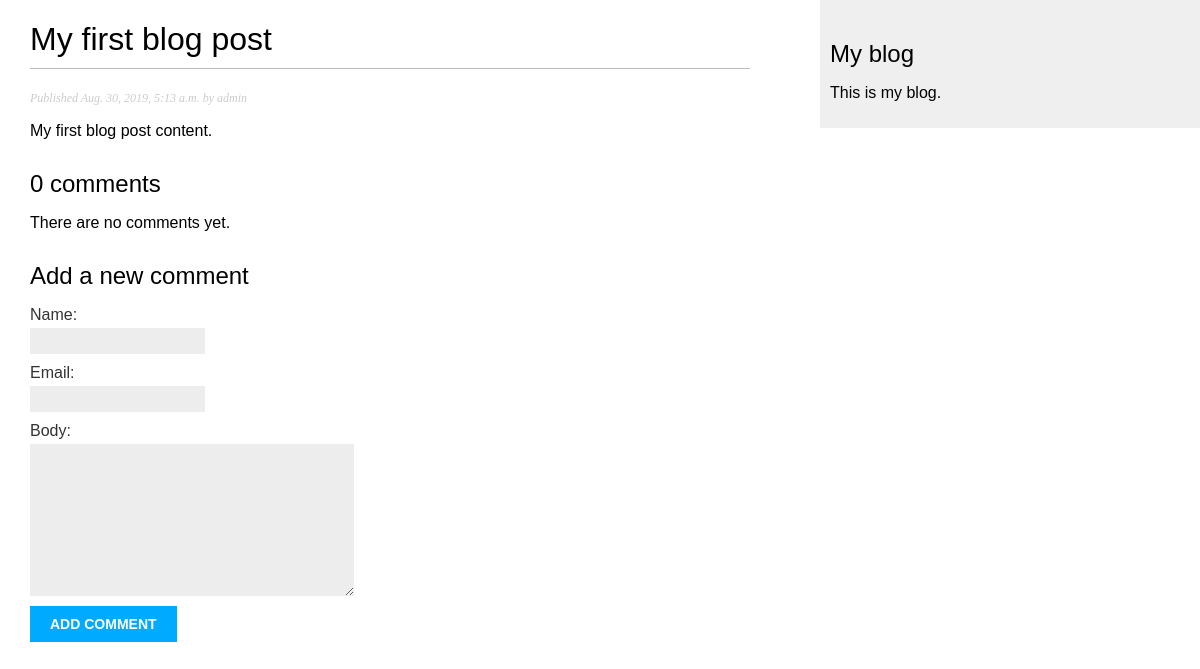
/blog/2019/8/30/my-first-blog-post/, run on an earlier commit of the app's database.
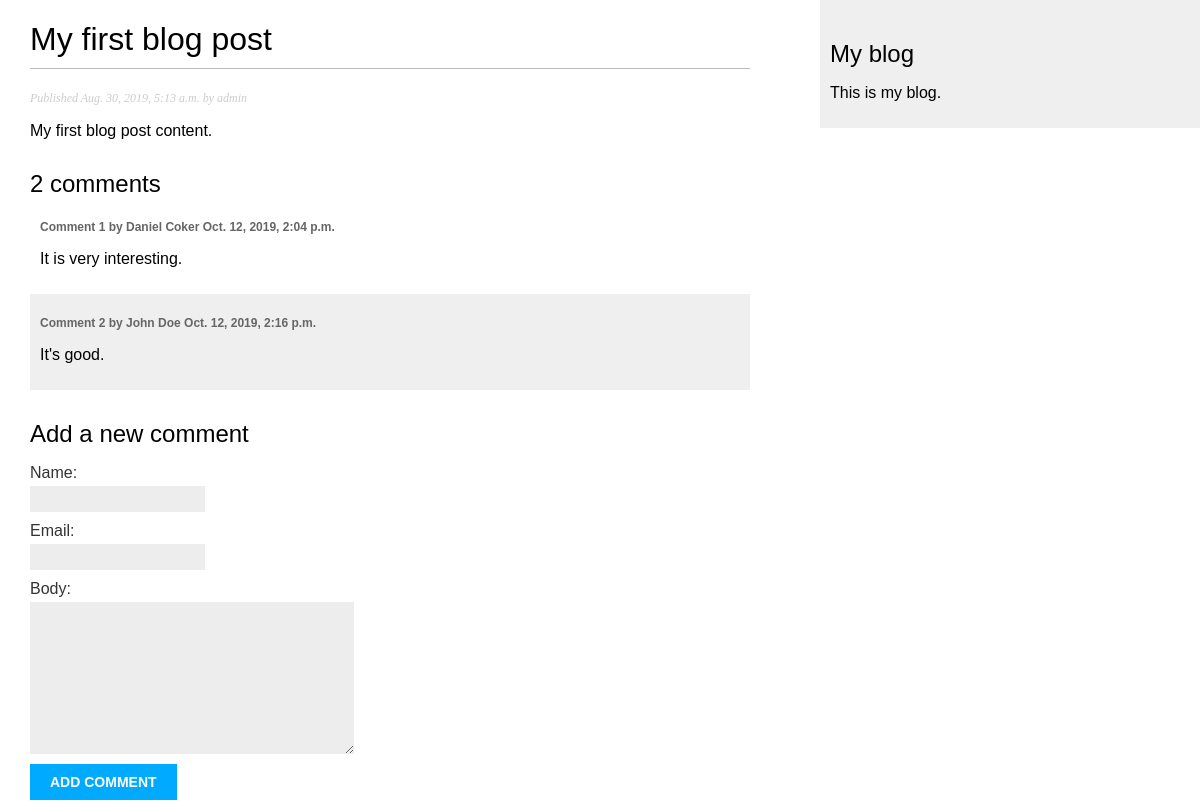
And on a later commit of the database.
### blog/models.py (models this page shows, shortened)
class Post(models.Model):
    STATUS_CHOICES = (
        ('draft', 'Draft'),
        ('published', 'Published'),
    )
    title = models.CharField(max_length=250)
    slug = models.SlugField(max_length=250,
                            unique_for_date='publish')
    author = models.ForeignKey(User,
                               on_delete=models.CASCADE,
                               related_name='blog_posts')
    body = models.TextField()
    publish = models.DateTimeField(default=timezone.now)
    created = models.DateTimeField(auto_now_add=True)
    updated = models.DateTimeField(auto_now=True)
    status = models.CharField(max_length=10,
                              choices=STATUS_CHOICES,
                              default='draft')
    tags = TaggableManager()
    objects = models.Manager() # The default manager.
    published = PublishedManager() # Custom manager.
    class Meta:
        ordering = ('-publish',)

class Comment(models.Model):
    post = models.ForeignKey(Post,
                            on_delete=models.CASCADE,
                            related_name='comments')
    name = models.CharField(max_length=80)
    email = models.EmailField()
    body = models.TextField()
    created = models.DateTimeField(auto_now_add=True)
    updated = models.DateTimeField(auto_now=True)
    active = models.BooleanField(default=True)
    class Meta:
        ordering = ('created',)

### blog/views.py (the view)
def post_detail(request, year, month, day, post):
    post = get_object_or_404(Post, slug=post,
                                    status='published',
                                    publish__year=year,
                                    publish__month=month,
                                    publish__day=day)
    comments = post.comments.filter(active=True)
    new_comment = None
    if request.method == 'POST':
        comment_form = CommentForm(data=request.POST)
        if comment_form.is_valid():
            new_comment = comment_form.save(commit=False)
            new_comment.post = post
            new_comment.save()
            return redirect(request.path_info)
    else:
        comment_form = CommentForm()
    return render(request,
                    'blog/post/detail.html',
                    {'post': post,
                    'comments': comments,
                    'new_comment': new_comment,
                    'comment_form': comment_form})

### blog/forms.py
class CommentForm(forms.ModelForm):
    class Meta:
        model = Comment
        fields = ('name', 'email', 'body')

### blog/templates/blog/post/detail.html (shortened to what this page needs)
{% extends 'blog/base.html' %}
{% block content %}
    <h1>{{ post.title }}</h1>
    <p class="date">
        Published {{ post.publish }} by {{ post.author }}
    </p>
    {{ post.body|linebreaks }}
{% with comments.count as total_comments %}
    <h2>
        {{ total_comments }} comment{{ total_comments|pluralize }}
    </h2>
{% endwith %}
{% for comment in comments %}
    <div class="comment">
        <p class="info">
            Comment {{ forloop.counter }} by {{ comment.name }}
            {{ comment.created }}
        </p>
        {{ comment.body|linebreaks }}
    </div>
{% empty %}
    <p>There are no comments yet.</p>
{% endfor %}
{% if new_comment %}
   <h2>Your comment has been added.</h2>
{% else %}
    <h2>Add a new comment</h2>
    <form action="." method="POST">
        {{ comment_form.as_p }}
        <p><input type="submit" value="Add comment"></p>
    </form>
{% endif %}
{% endblock content %}

### blog/templates/blog/base.html (shortened to what this page needs)
{% load static %}
<!DOCTYPE html>
<html>
<head>
  <link href="{% static "css/blog.css" %}" rel="stylesheet">
</head>
<body>
  <div id="content">
    {% block content %}
    {% endblock %}
  </div>
  <div id="sidebar">
    <h2>My blog</h2>
      <p>This is my blog.</p>
  </div>
</body>
</html>

### blog/static/css/blog.css (style rules this page uses)
body { margin:0; padding:0; font-family:helvetica, sans-serif; }
h1 { font-weight:normal; border-bottom:1px solid #bbb; padding:0 0 10px 0; }
h2 { font-weight:normal; margin:30px 0 0; }
#content { float:left; width:60%; padding:0 0 0 30px; }
#sidebar { float:right; width:30%; padding:10px; background:#efefef; height:100%; }
p.date { color:#ccc; font-family: georgia, serif; font-size: 12px; font-style: italic; }
label { float:left; clear:both; color:#333; margin-bottom:4px; }
input, textarea { clear:both; float:left; margin:0 0 10px; background:#ededed; border:0; padding:6px 10px; font-size:12px; }
input[type=submit] { font-weight:bold; background:#00abff; color:#fff; padding:10px 20px; font-size:14px; text-transform:uppercase; }
.comment { padding:10px; }
.comment:nth-child(even) { background:#efefef; }
.comment .info { font-weight:bold; font-size:12px; color:#666; }

What changed in the data, as far as the page shows it:
added Comment: name "Daniel Coker", created "Oct. 12, 2019, 2:04 p.m.", body "It is very interesting."
added Comment: name "John Doe", created "Oct. 12, 2019, 2:16 p.m.", body "It's good."
Also different on the page:
{{ total_comments }}: "0" → "2"
text no longer shown: "There are no comments yet."
